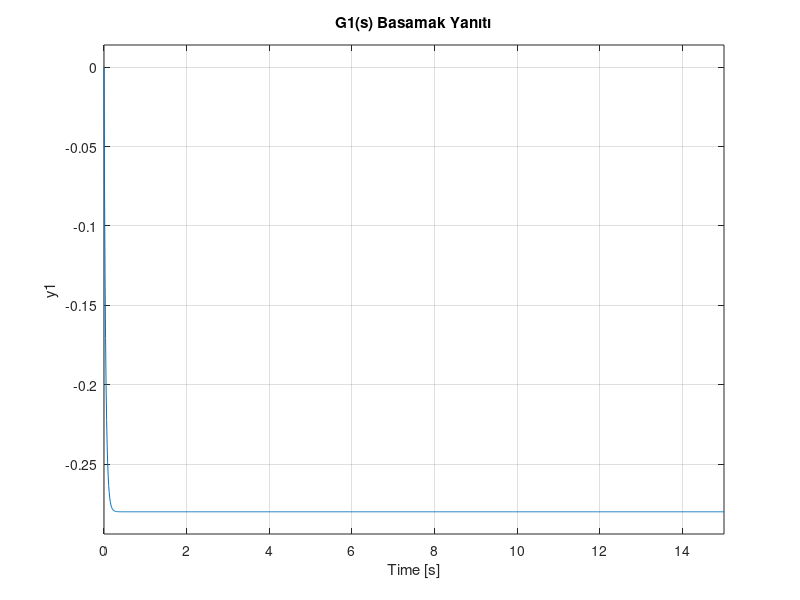

This chart was generated by the following MATLAB code:
%% Soru 3 - G1(s) Sisteminin 15 Saniyelik Dürtü ve Basamak Yanıtları
clc; clear; close all;

G1 = tf(-7, [1 25])  % G1(s)
Tfinal = 15;                            % Simülasyon süresi (s)

figure('Name', 'Soru 3 - G1(s)');
subplot(1,2,1); impulse(G1, Tfinal); grid on;   % Dürtü yanıtı
title('G1(s) Dürtü Yanıtı');
subplot(1,2,2); step(G1, Tfinal);    grid on;   % Basamak yanıtı
title('G1(s) Basamak Yanıtı');
